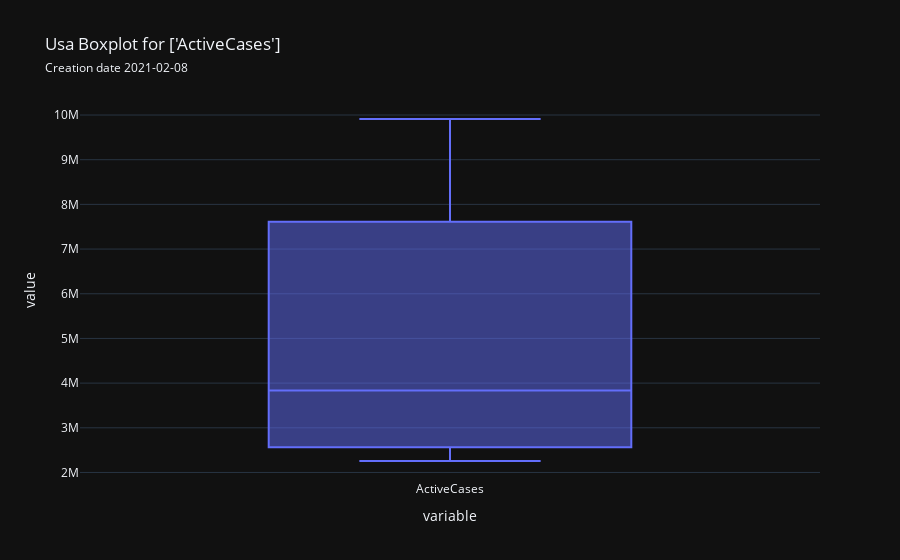

Notebook code cell kept with this figure:
### Markdown cell above
#### Measures Boxplot

### Code cell
country.boxplot(['ActiveCases'], save=True)

### Figure 1 — Plotly figure (JSON) as saved in the notebook; plotly's stock layout.template omitted (floating-point values rounded to 4 significant figures; data arrays with more than 128 entries replaced by an {"elided": "..."} marker saying what was removed)
{"data": [{"alignmentgroup": "True", "hovertemplate": "variable=%{x}<br>value=%{y}<extra></extra>", "legendgroup": "", "marker": {"color": "#636efa"}, "name": "", "notched": false, "offsetgroup": "", "orientation": "v", "quartilemethod": "exclusive", "showlegend": false, "type": "box", "x": {"elided": "174 str values"}, "x0": " ", "xaxis": "x", "y": {"elided": "174 int values"}, "y0": " ", "yaxis": "y"}], "layout": {"boxmode": "group", "legend": {"tracegroupgap": 0}, "title": {"text": "Usa Boxplot for ['ActiveCases']<br><span style='font-size: 12px;'>Creation date 2021-02-08</span>"}, "xaxis": {"anchor": "y", "domain": [0.0, 1.0], "title": {"text": "variable"}}, "yaxis": {"anchor": "x", "domain": [0.0, 1.0], "title": {"text": "value"}}}}
